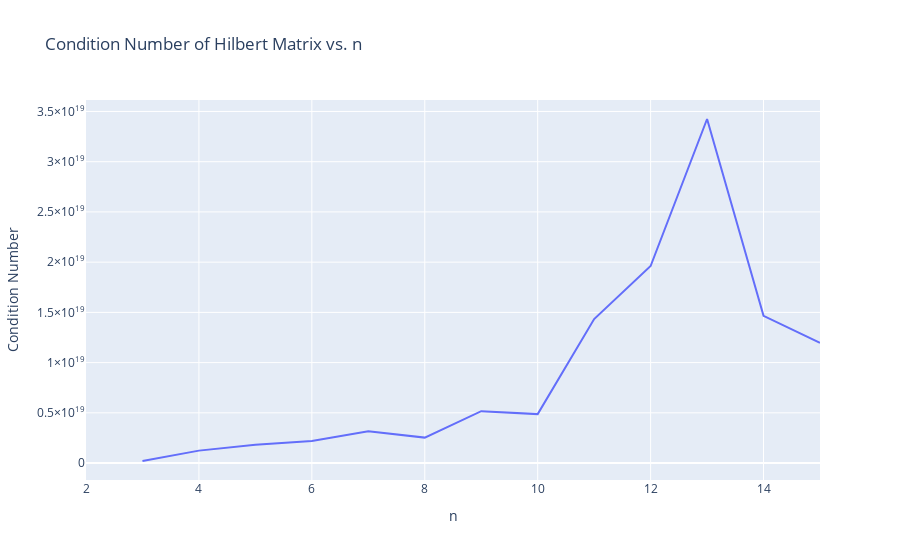

The cell this chart's notebook holds for it:
### Code cell
# Define the range of n values
n_values = np.arange(2, 16)  # n from 2 to 101

# Initialize an empty list to store condition numbers
condition_numbers = []

# Calculate the condition number for each n
for n in n_values:
    hilbert_matrix = generate_hilbert_matrix(n)
    covariance_matrix = calculate_covariance_matrix(hilbert_matrix)
    condition_number = np.linalg.cond(covariance_matrix,p=np.inf)
    condition_numbers.append(condition_number)

# Create a DataFrame with n and condition numbers
data = {'n': n_values, 'Condition Number': condition_numbers}
df = pd.DataFrame(data)

# Create the plot using Plotly Express
fig = px.line(df, x='n', y='Condition Number', title='Condition Number of Hilbert Matrix vs. n')
fig.update_layout(xaxis_title='n', yaxis_title='Condition Number', xaxis_tickformat='d')#, yaxis_tickformat='d')

fig.show()

### Figure 1 — Plotly figure (JSON) as saved in the notebook; plotly's stock layout.template omitted (floating-point values rounded to 4 significant figures)
{"data": [{"hovertemplate": "n=%{x}<br>Condition Number=%{y}<extra></extra>", "legendgroup": "", "line": {"color": "#636efa", "dash": "solid"}, "marker": {"symbol": "circle"}, "mode": "lines", "name": "", "orientation": "v", "showlegend": false, "type": "scatter", "x": [2, 3, 4, 5, 6, 7, 8, 9, 10, 11, 12, 13, 14, 15], "xaxis": "x", "y": [null, 205364143008096500, 1238985395606759400, 1821036009616867300, 2202559018054149400, 3178013933362360300, 2533599657745870300, 5163340419374409000, 4873657559569539000, 14336080651595727000, 19612769891124200000, 34250586586480060000, 14650553569101355000, 11966922954099802000], "yaxis": "y"}], "layout": {"legend": {"tracegroupgap": 0}, "title": {"text": "Condition Number of Hilbert Matrix vs. n"}, "xaxis": {"anchor": "y", "domain": [0, 1], "tickformat": "d", "title": {"text": "n"}}, "yaxis": {"anchor": "x", "domain": [0, 1], "title": {"text": "Condition Number"}}}}
